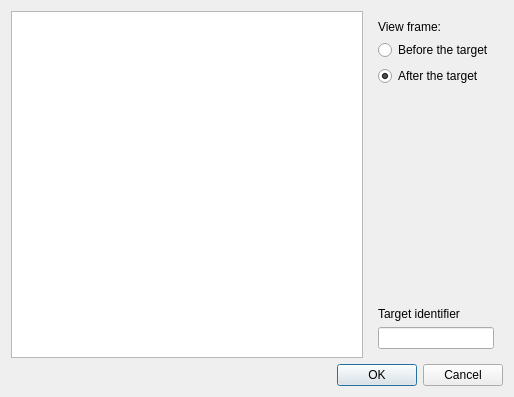
<?xml version="1.0" encoding="UTF-8"?>
<ui version="4.0">
 <class>VCTargetDialog</class>
 <widget class="QDialog" name="VCTargetDialog">
  <property name="geometry">
   <rect>
    <x>0</x>
    <y>0</y>
    <width>514</width>
    <height>397</height>
   </rect>
  </property>
  <property name="windowTitle">
   <string>Select a target for the Canvas</string>
  </property>
  <layout class="QGridLayout" name="gridLayout">
   <item row="0" column="0">
    <widget class="QTreeView" name="tv_targets">
     <property name="sizePolicy">
      <sizepolicy hsizetype="Expanding" vsizetype="Expanding">
       <horstretch>0</horstretch>
       <verstretch>0</verstretch>
      </sizepolicy>
     </property>
     <property name="editTriggers">
      <set>QAbstractItemView::NoEditTriggers</set>
     </property>
     <property name="showDropIndicator" stdset="0">
      <bool>true</bool>
     </property>
     <property name="selectionBehavior">
      <enum>QAbstractItemView::SelectItems</enum>
     </property>
     <property name="autoExpandDelay">
      <number>-1</number>
     </property>
     <property name="rootIsDecorated">
      <bool>true</bool>
     </property>
     <property name="itemsExpandable">
      <bool>true</bool>
     </property>
     <property name="animated">
      <bool>false</bool>
     </property>
     <attribute name="headerVisible">
      <bool>false</bool>
     </attribute>
    </widget>
   </item>
   <item row="0" column="1">
    <widget class="QFrame" name="frame">
     <property name="sizePolicy">
      <sizepolicy hsizetype="Preferred" vsizetype="Preferred">
       <horstretch>0</horstretch>
       <verstretch>0</verstretch>
      </sizepolicy>
     </property>
     <property name="frameShape">
      <enum>QFrame::NoFrame</enum>
     </property>
     <property name="frameShadow">
      <enum>QFrame::Raised</enum>
     </property>
     <layout class="QGridLayout" name="gridLayout_2">
      <item row="1" column="0">
       <widget class="QRadioButton" name="rb_before">
        <property name="sizePolicy">
         <sizepolicy hsizetype="Preferred" vsizetype="Fixed">
          <horstretch>0</horstretch>
          <verstretch>0</verstretch>
         </sizepolicy>
        </property>
        <property name="text">
         <string>Before the target</string>
        </property>
       </widget>
      </item>
      <item row="0" column="0">
       <widget class="QLabel" name="label_2">
        <property name="sizePolicy">
         <sizepolicy hsizetype="Preferred" vsizetype="Preferred">
          <horstretch>0</horstretch>
          <verstretch>0</verstretch>
         </sizepolicy>
        </property>
        <property name="text">
         <string>View frame:</string>
        </property>
       </widget>
      </item>
      <item row="4" column="0">
       <widget class="QLabel" name="label">
        <property name="sizePolicy">
         <sizepolicy hsizetype="Preferred" vsizetype="Preferred">
          <horstretch>0</horstretch>
          <verstretch>0</verstretch>
         </sizepolicy>
        </property>
        <property name="text">
         <string>Target identifier</string>
        </property>
       </widget>
      </item>
      <item row="5" column="0">
       <widget class="QLineEdit" name="le_identifier">
        <property name="sizePolicy">
         <sizepolicy hsizetype="Preferred" vsizetype="Fixed">
          <horstretch>0</horstretch>
          <verstretch>0</verstretch>
         </sizepolicy>
        </property>
        <property name="readOnly">
         <bool>true</bool>
        </property>
       </widget>
      </item>
      <item row="2" column="0">
       <widget class="QRadioButton" name="rb_after">
        <property name="sizePolicy">
         <sizepolicy hsizetype="Preferred" vsizetype="Fixed">
          <horstretch>0</horstretch>
          <verstretch>0</verstretch>
         </sizepolicy>
        </property>
        <property name="text">
         <string>After the target</string>
        </property>
        <property name="checked">
         <bool>true</bool>
        </property>
       </widget>
      </item>
      <item row="3" column="0">
       <spacer name="verticalSpacer">
        <property name="orientation">
         <enum>Qt::Vertical</enum>
        </property>
        <property name="sizeHint" stdset="0">
         <size>
          <width>20</width>
          <height>40</height>
         </size>
        </property>
       </spacer>
      </item>
     </layout>
    </widget>
   </item>
   <item row="1" column="0" colspan="2">
    <widget class="QDialogButtonBox" name="buttonBox">
     <property name="orientation">
      <enum>Qt::Horizontal</enum>
     </property>
     <property name="standardButtons">
      <set>QDialogButtonBox::Cancel|QDialogButtonBox::Ok</set>
     </property>
    </widget>
   </item>
  </layout>
 </widget>
 <resources/>
 <connections>
  <connection>
   <sender>buttonBox</sender>
   <signal>accepted()</signal>
   <receiver>VCTargetDialog</receiver>
   <slot>accept()</slot>
   <hints>
    <hint type="sourcelabel">
     <x>248</x>
     <y>254</y>
    </hint>
    <hint type="destinationlabel">
     <x>157</x>
     <y>274</y>
    </hint>
   </hints>
  </connection>
  <connection>
   <sender>buttonBox</sender>
   <signal>rejected()</signal>
   <receiver>VCTargetDialog</receiver>
   <slot>reject()</slot>
   <hints>
    <hint type="sourcelabel">
     <x>316</x>
     <y>260</y>
    </hint>
    <hint type="destinationlabel">
     <x>286</x>
     <y>274</y>
    </hint>
   </hints>
  </connection>
 </connections>
</ui>
